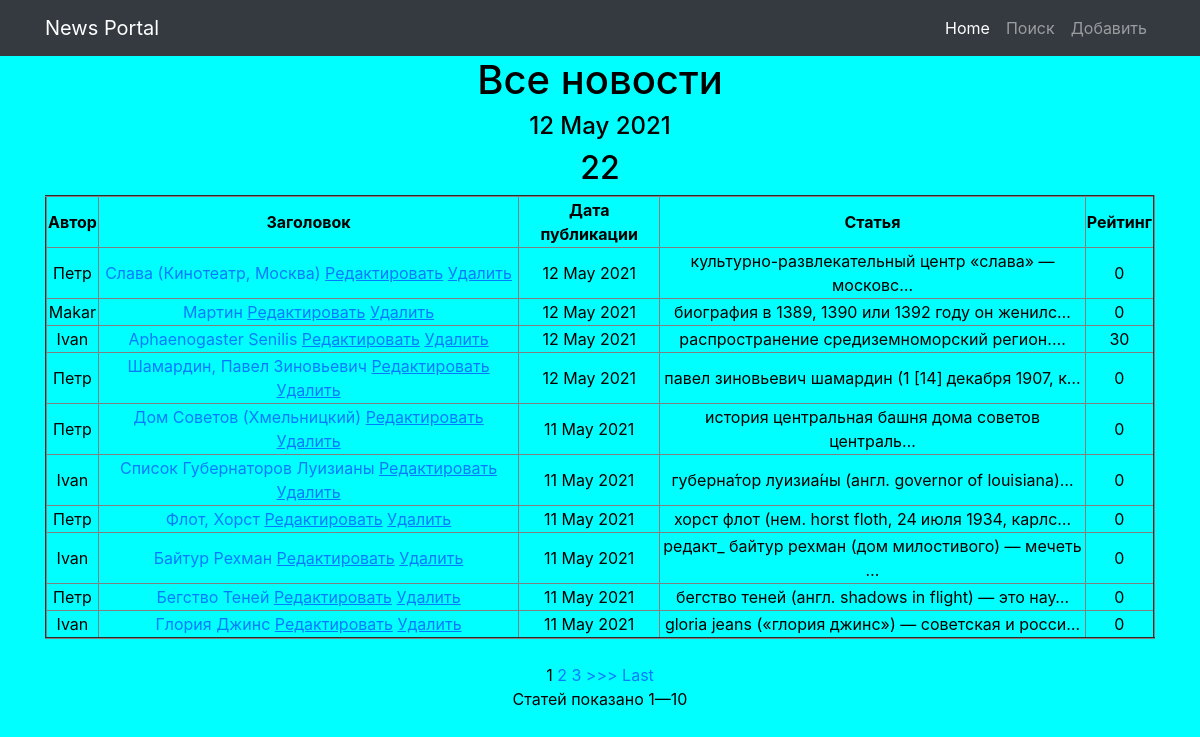
Page /news/ on the committed database.
### news/models.py (models this page shows, shortened)
class Post(models.Model):
    postAuthor = models.ForeignKey(Author, on_delete=models.CASCADE)
    postNews = 'PN'
    postArticle = 'PA'
    POSITIONS = [
        (postArticle, 'Статья'),
        (postNews, 'Новость'),
    ]
    position = models.CharField('Тип', max_length=2, choices=POSITIONS, default=postArticle)
    dateCreation = models.DateTimeField('Поиск по дате в формате "год-месяц-день"', auto_now_add=True)
    postCategory = models.ManyToManyField(Category, through='PostCategory')
    preview_name = models.CharField('Заголовок', max_length=128)
    text = models.TextField('Поле для текста')
    rating = models.SmallIntegerField('Рейтинг', default=0)

class Author(models.Model):
    authorUser = models.OneToOneField(User, on_delete=models.CASCADE)
    authorRating = models.SmallIntegerField(default=0)

### news/views.py (the view, shortened to what this page needs)
# urls.py: path('', NewsList.as_view()),
class NewsList(ListView):
    model = Post
    template_name = 'news_list.html'
    context_object_name = 'news'
    ordering = ['-dateCreation']
    paginate_by = 10
    form_class = PostForm
    def get_filter(self):
        return PostFilter(self.request.GET, queryset=super().get_queryset())
    def get_queryset(self):
        return self.get_filter().qs
    def get_context_data(self, *args, **kwargs):
        return {
            **super().get_context_data(*args, **kwargs),
            'filter': self.get_filter(),
            'form': self.form_class,
            'all_post': Post.objects.all(),
            'time_now': datetime.utcnow(),
        }

### news/templatetags/custom_filters.py (called while the page is built)
@register.filter(name='censor')
def censor(value):
    x = value.lower()
    if ' ' in x:
        a = list(x.split(' '))
        for i in a:
            if i in bad_words:
                y = a.index(i)
                a.remove(i)
                a.insert(y, '@!%&!2')
                value = (" ".join(a))
                return value
    if x in bad_words:
        x = '@!%&!'
        return x
    else:
        return x

### templates/news_list.html (shortened to what this page needs)
{% extends 'default.html' %}
{% load custom_filters %}
{% block content %}
<div>
    <h1>Все новости</h1>
    <h4>{{ time_now|date:'d M Y' }}</h4>
    <h2>{{all_post|length}}</h2>
{% if news %}
    <table style="margin: auto" border="2">
        <tr>
            <th> Автор </th>
            <th> Заголовок </th>
            <th> Дата публикации </th>
            <th> Статья </th>
            <th> Рейтинг </th>
        </tr>
{% for new in news %}
        <tr>
            <td> {{ new.postAuthor.authorUser.first_name }} </td>
            <td>
                <a href="{% url 'news_detail' new.id %}"> {{ new.preview_name|title }}</a>
                <a href="{% url 'news_update' new.id %}"><u>Редактировать</u></a>
                <a href="{% url 'news_delete' new.id %}"><u> Удалить </u></a>
            </td>
            <td> {{ new.dateCreation|date:'d M Y'  }} </td>
            <td> {{ new.text|truncatechars:50|censor }} </td>
            <td> {{ new.rating }} </td>
        </tr>
{% endfor %}
    </table>
{% else %}
    <h2>Новостей нет!</h2>
{% endif %}
    <br>
{% if is_paginated %}
    {% for num in page_obj.paginator.page_range %}
        {% if page_obj.number == num %}
            <a>{{ num }}</a>
        {% elif num > page_obj.number|add:'-3' and num < page_obj.number|add:'3' %}
            <a href="?page={{ num }}">{{ num }}</a>
        {% endif %}
    {% endfor %}
    {% if page_obj.has_next %}
        <a href="?page={{ page_obj.next_page_number }}">>>></a>
        <a href="?page={{ page_obj.paginator.num_pages }}">Last</a>
    {% endif %}
    <p>Статей показано {{ page_obj.start_index }}—{{ page_obj.end_index }}</p>
{% endif %}
</div>
{% endblock content %}

### templates/default.html (shortened to what this page needs)
{% load static %}
<!DOCTYPE html>
<html lang="en">
<head>
    <link href="{% static 'vendor/bootstrap/css/bootstrap.min.css' %}" rel="stylesheet">
</head>
<body>
    <nav class="navbar navbar-expand-lg navbar-dark bg-dark static-top">
        <div class="container">
            <a class="navbar-brand" href="#">News Portal</a>
            <div class="collapse navbar-collapse" id="navbarResponsive">
                <ul class="navbar-nav ml-auto">
                    <li class="nav-item active">
                        <a class="nav-link" href="/news"> Home
                        </a>
                    </li>
                    <li class="nav-item">
                        <a class="nav-link" href="/news/search/"> Поиск </a>
                    </li>
                    <li class="nav-item">
                        <a class="nav-link" href="/news/add/">Добавить</a>
                    </li>
                </ul>
            </div>
        </div>
    </nav>
    <div class="container">
        <div class="row">
            <div class="col-lg-12 text-center">
                {% block content %} {{ news.content }} {% endblock content %}
            </div>
        </div>
    </div>
</body>
</html>

### templates/default.html (style rules this page uses)
body { background: aqua; color: black; }

### rows in the picture
Post: postAuthor.authorUser.first_name "Петр", preview_name "Слава (Кинотеатр, Москва)", dateCreation "12 May 2021", text|censor "культурно-развлекательный центр «слава» — московс…", rating "0"
Post: postAuthor.authorUser.first_name "Makar", preview_name "Мартин", dateCreation "12 May 2021", text|censor "биография в 1389, 1390 или 1392 году он же­нил­с…", rating "0"
Post: postAuthor.authorUser.first_name "Ivan", preview_name "Aphaenogaster Senilis", dateCreation "12 May 2021", text|censor "распространение сре­ди­зем­но­мор­ский ре­ги­он.…", rating "30"
Post: postAuthor.authorUser.first_name "Петр", preview_name "Шамардин, Павел Зиновьевич", dateCreation "12 May 2021", text|censor "павел зиновьевич шамардин (1 [14] декабря 1907, к…", rating "0"
Post: postAuthor.authorUser.first_name "Петр", preview_name "Дом Советов (Хмельницкий)", dateCreation "11 May 2021", text|censor "история центральная башня дома советов централь…", rating "0"
Post: postAuthor.authorUser.first_name "Ivan", preview_name "Список Губернаторов Луизианы", dateCreation "11 May 2021", text|censor "губерна́тор луизиа́ны (англ. governor of louisiana)…", rating "0"
Post: postAuthor.authorUser.first_name "Петр", preview_name "Флот, Хорст", dateCreation "11 May 2021", text|censor "хорст флот (нем. horst floth, 24 июля 1934, карлс…", rating "0"
Post: postAuthor.authorUser.first_name "Ivan", preview_name "Байтур Рехман", dateCreation "11 May 2021", text|censor "редакт_ байтур рехман (дом милостивого) — мечеть …", rating "0"
Post: postAuthor.authorUser.first_name "Петр", preview_name "Бегство Теней", dateCreation "11 May 2021", text|censor "бегство теней (англ. shadows in flight) — это нау…", rating "0"
Post: postAuthor.authorUser.first_name "Ivan", preview_name "Глория Джинс", dateCreation "11 May 2021", text|censor "gloria jeans («глория джинс») — советская и росси…", rating "0"

### other values in the picture
{{ all_post|length }} "22"
{{ num }} "1"
{{ num }} "2" "3"
{{ page_obj.start_index }} "1"
{{ page_obj.end_index }} "10"
